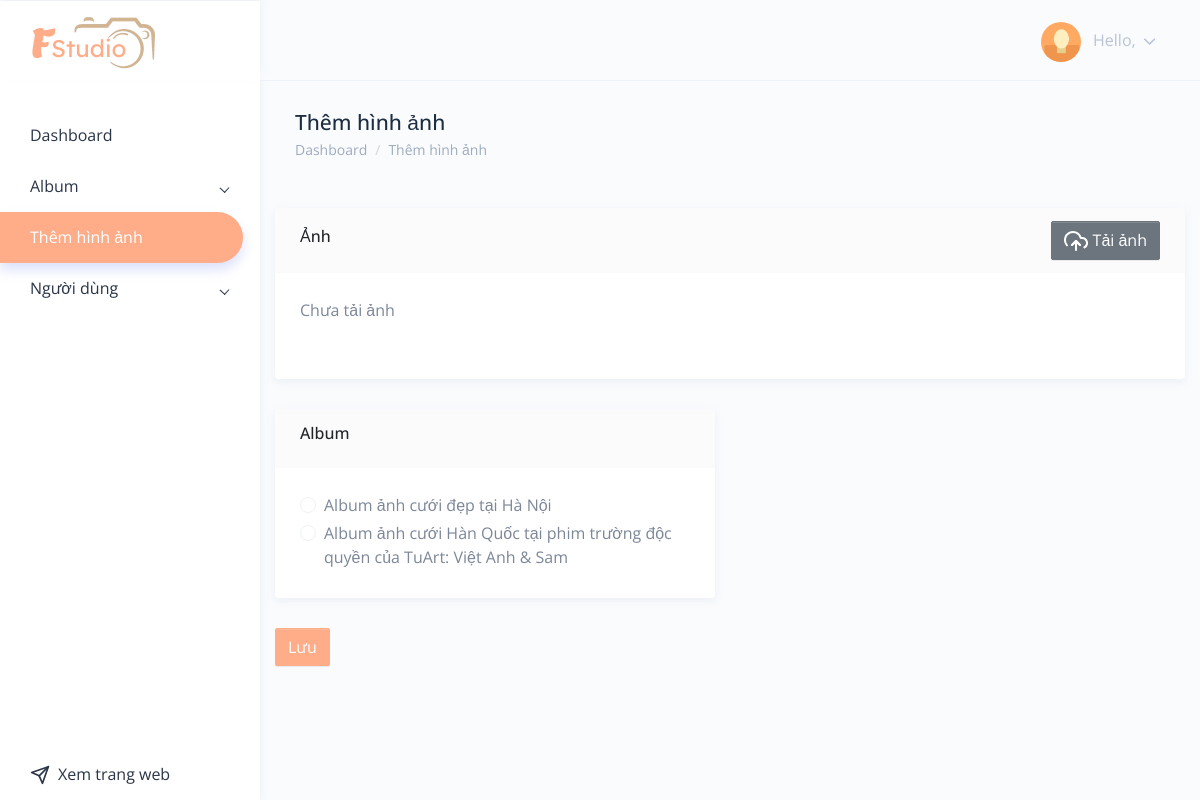
The app's page /admin/image-add_vuntpc07201.php with its own data.
### tables this page shows
CREATE TABLE `album` (
  `album_id` int(11) NOT NULL,
  `thumbnail` varchar(255) NOT NULL,
  `name` varchar(255) NOT NULL,
  `description` varchar(255) NOT NULL,
  `is_active` varchar(1) NOT NULL,
  `create_at` datetime NOT NULL DEFAULT current_timestamp(),
  `update_at` datetime NOT NULL
);

### admin/image-add_vuntpc07201.php (the view, shortened to what this page needs)
<?php
include './components/header.php'
    ?>
<div class="page-wrapper">
<div class="page-breadcrumb">
        <div class="row">
            <div class="col-7 align-self-center">
                <h3 class="page-title text-truncate text-dark font-weight-medium mb-1">Thêm hình ảnh</h3>
                <div class="d-flex align-items-center">
                    <nav aria-label="breadcrumb">
                        <ol class="breadcrumb m-0 p-0">
                            <li class="breadcrumb-item"><a href="./index.php" class="text-muted">Dashboard</a></li>
                            <li class="breadcrumb-item text-muted active" aria-current="page">Thêm hình ảnh</li>
                        </ol>
                    </nav>
                </div>
            </div>
        </div>
    </div>
    <div class="container mt-5">
        <form action="./action/image-action_vuntp07201.php" method="post" enctype="multipart/form-data" id="formAdd"
            class="needs-validation" novalidate>
            <div class="card">
                <div class="card-header">
                    <div class="d-flex align-items-center justify-content-between">
                        <div class="card-title">Ảnh</div>
                        <div class="btn btn-secondary float-end" onclick="triggerClick()">
                            <i data-feather="upload-cloud" class="feather-icon"></i>
                            Tải ảnh
                        </div>
                    </div>
                </div>
                <div class="card-body ">
                    <p id="num-of-files">Chưa tải ảnh</p>
                    <div class="images">
                        <div class="masonry p-2" id="images" style="--i:4;"></div>
                    </div>
                </div>
            </div>
            <div class="row">
                <div class="col-md-6">
                    <div class="card">
                        <div class="card-header">
                            <div class="card-title">Album</div>
                        </div>
                        <div class="card-body">
                            <?php
                            require '../connect.php';
                            $sql = "SELECT * FROM album";
                            $result = $conn->query($sql);
                            if ($result->num_rows > 0):
                                while ($album = $result->fetch_assoc()):
                                    ?>
                                    <div class="form-check mb-1">
                                        <input class="form-check-input" type="radio" id="<?= $album['album_id'] ?>" name="album_id"
                                            value="<?= $album['album_id'] ?>" required>
                                        <label for="<?= $album['album_id'] ?>" class="form-check-label"><?= $album['name'] ?></label>
                                    </div>
                                    <?php
                                endwhile;
                                ?>
                                <?php
                                else:
                                ?>
                                <input type="text" class ="d-none" required>
                                <a class="btn btn-outline-primary" href="./album-add_vuntpc07201.php">Thêm album</a>
                                <div class="invalid-feedback">Vui lòng thêm album</div>
                                <?php
                                endif;
                                ?>
                        </div>
                    </div>
                </div>
            </div>
            <button type="submit" class="btn btn-primary mb-5" name="image_add">
                Lưu
            </button>
        </form>
    </div>
</div>
<?php
include './components/footer.php';
?>

### assets/css/masonry.css (style rules this page uses)
.masonry { column-count: var(--i); column-gap: 10px; }

### assets/css/admin_vuntpc07201.css (style rules this page uses)
.images { max-height: 500px; overflow-y: scroll; }

### records on screen
album: name "Album ảnh cưới đẹp tại Hà Nội"
album: name "Album ảnh cưới Hàn Quốc tại phim trường độc quyền của TuArt: Việt Anh & Sam"
